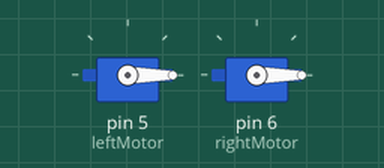
Recording of a sketch running on a simulated Arduino Uno, built with avr-gcc and run on an emulated ATmega328P. Shown: 2 × servo.

Above: at 0.1 s.
At 3.1 s:
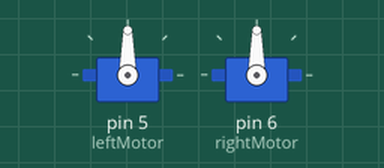
At 6.1 s:
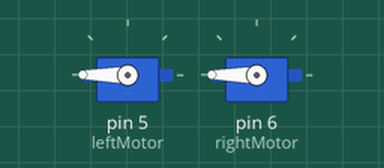
Timing chart, 0 to 7.6 s (numbered marks = the images above):
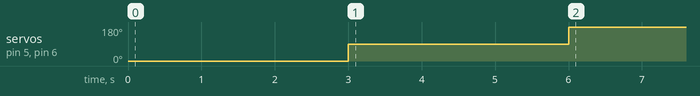

Measured:
- by itself, servo on pin 5 (leftMotor), servo on pin 6 (rightMotor): 0° → 90° at 3.0 s, → 180° 3.0 s later

The sketch:

esc-test.ino
```cpp
#include <Servo.h>

Servo leftMotor;
Servo rightMotor;

void setup() {

  leftMotor.attach(5);
  rightMotor.attach(6);

  writeBoth(0);

  delay(3000);

  writeBoth(90);

  delay(3000);

}

void loop() {
  writeBoth(180);
  delay(1000);
}

void writeBoth(int val) {
  leftMotor.write(val);
  rightMotor.write(val);
}
```
